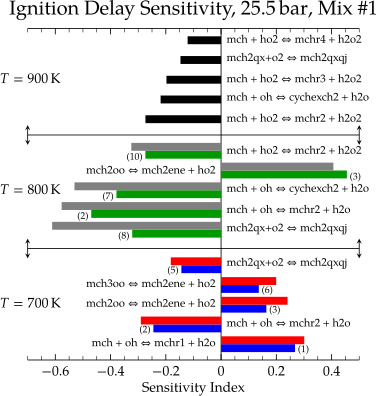

Here is the gnuplot script that generated this plot:
reset
set term post enh eps color font "NimbusRomNo9L-Regu,13" size 9cm,9cm solid fontfile "../s050000l.pfa" fontfile "../n021023l.pfa" fontfile "../n021003l.pfa"
set output "mch-sens.eps"
unset ytics
set y2tics mirror rotate 90 0.1 scale 1.25 font ",14"
set my2tics 5
#set xtics scale 0 rotate by 90
unset xtics
set style data histograms
set style histogram cluster gap 1
set border 10
#set key horizontal samplen 0.09 width -1
unset key
set arrow from second 5,-0.7 to second 5,0.5 nohead
set arrow from second 5.5,-0.7 to second 4.5,-0.7 heads
set arrow from second 5.5,0.5 to second 4.5,0.5 heads
set arrow from second 11,-0.7 to second 11,0.5 nohead
set arrow from second 11.5,-0.7 to second 10.5,-0.7 heads
set arrow from second 11.5,0.5 to second 10.5,0.5 heads
#set label 1 "{/=12 T = 700 K}" right rotate by 90 at second 4.625,0.49
#set label 2 "{/=12 T = 800 K}" right rotate by 90 at second 5.375,0.49
#set label 3 "{/=12 T = 800 K}" right rotate by 90 at second 10.625,0.49
#set label 4 "{/=12 T = 900 K}" right rotate by 90 at second 11.375,0.49
set label 5 "{/=14 T = 700 K}" left rotate by 90 at second 2,-0.7
set label 6 "{/=14 T = 800 K}" left rotate by 90 at second 8,-0.7
set label 7 "{/=14 T = 900 K}" left rotate by 90 at second 14,-0.7
#set boxwidth 0.8 relative
set style fill solid border -1
#set yrange [-80:110]
set x2range [-1:16.75] reverse
#set arrow from -1,0 to 15,0 nohead
set x2zeroaxis lt -1
set ylabel "{/=24 Ignition Delay Sensitivity, 25.5 bar, Mix #1}" offset -1
set y2label "{/=18 Sensitivity Index}" offset -2
#set object rectangle from graph 0.185,0.035 to graph 0.025,0.16 fs empty border rgb "black" lw 2.5
#
set label at second 0,-0.02 right rotate by 90 "mch + oh = mchr1 + h2o"
set label at second 1,0.02        rotate by 90 "mch + oh = mchr2 + h2o"
set label at second 2,-0.02 right rotate by 90 "mch2oo = mch2ene + ho2"
set label at second 3,-0.02 right rotate by 90 "mch3oo = mch2ene + ho2"
set label at second 4,0.02        rotate by 90 "mch2qx+o2 = mch2qxqj"
#
set label at second 6,0.02        rotate by 90 "mch2qx+o2 = mch2qxqj"
set label at second 7,0.02        rotate by 90 "mch + oh = mchr2 + h2o"
set label at second 8,0.02        rotate by 90 "mch + oh = cychexch2 + h2o"
set label at second 9,-0.02 right rotate by 90 "mch2oo = mch2ene + ho2"
set label at second 10,0.02       rotate by 90 "mch + ho2 = mchr2 + h2o2"
#
set label at second 12,0.02 rotate by 90 "mch + ho2 = mchr2 + h2o2"
set label at second 13,0.02 rotate by 90 "mch + oh = cychexch2 + h2o"
set label at second 14,0.02 rotate by 90 "mch + ho2 = mchr3 + h2o2"
set label at second 15,0.02 rotate by 90 "mch2qx+o2 = mch2qxqj"
set label at second 16,0.02 rotate by 90 "mch + ho2 = mchr4 + h2o2"
#
set label at second -0.25, 0.277646071       rotate by 90 "{/=12 (1)}"
set label at second  0.75,-0.255027800 right rotate by 90 "{/=12 (2)}"
set label at second  1.75, 0.173859487       rotate by 90 "{/=12 (3)}"
set label at second  2.75, 0.146557186       rotate by 90 "{/=12 (6)}"
set label at second  3.75,-0.153666210 right rotate by 90 "{/=12 (5)}"
#
set label at second  5.75,-0.331629380 right rotate by 90 "{/=12 (8)}"
set label at second  6.75,-0.479898490 right rotate by 90 "{/=12 (2)}"
set label at second  7.75,-0.388617899 right rotate by 90 "{/=12 (7)}"
set label at second  8.75, 0.465278304       rotate by 90 "{/=12 (3)}"
set label at second  9.75,-0.284080329 right rotate by 90 "{/=12 (10)}"
#
plot newhistogram "", 'log_sensitivity.txt' index '700K' using 1 fc rgb "blue" axes x2y2, '' index '700K' using 2 fc rgb "red" axes x2y2,\
     newhistogram "", '' index '800K' using 1 fc rgb "#008000" axes x2y2, '' index '800K' using 2 fc rgb "grey" axes x2y2,\
     newhistogram "", '' index '900K' using 1 fc rgb "black" axes x2y2     
set output
reset
